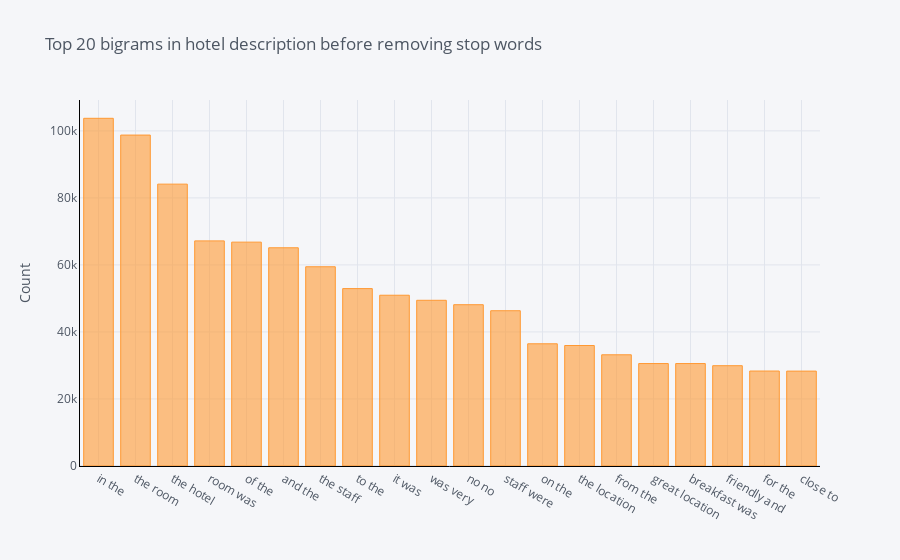

Notebook source saved alongside this figure:
### Markdown cell above
## Bi-gram Text Visualisation
### Without Stopwords

### Code cell
# bi-gram without stop words

common_words = get_top_n_words(hotel_review['review_text'], 20,y=(2,2))
df3 = pd.DataFrame(common_words, columns = ['review_text' , 'count'])
df3.groupby('review_text').sum()['count'].sort_values(ascending=False).iplot(kind='bar', yTitle='Count', linecolor='black', title='Top 20 bigrams in hotel description before removing stop words')

### Figure 1 — Plotly figure (JSON) as saved in the notebook; plotly's stock layout.template omitted (floating-point values rounded to 4 significant figures)
{"data": [{"marker": {"color": "rgba(255, 153, 51, 0.6)", "line": {"color": "rgba(255, 153, 51, 1.0)", "width": 1}}, "name": "count", "orientation": "v", "text": "", "type": "bar", "x": ["in the", "the room", "the hotel", "room was", "of the", "and the", "the staff", "to the", "it was", "was very", "no no", "staff were", "on the", "the location", "from the", "great location", "breakfast was", "friendly and", "for the", "close to"], "y": [103751, 98746, 84106, 67170, 66797, 65117, 59455, 52935, 50956, 49446, 48127, 46334, 36466, 35955, 33183, 30571, 30569, 29930, 28342, 28317]}], "layout": {"legend": {"bgcolor": "#F5F6F9", "font": {"color": "#4D5663"}}, "paper_bgcolor": "#F5F6F9", "plot_bgcolor": "#F5F6F9", "title": {"font": {"color": "#4D5663"}, "text": "Top 20 bigrams in hotel description before removing stop words"}, "xaxis": {"gridcolor": "#E1E5ED", "linecolor": "black", "showgrid": true, "tickfont": {"color": "#4D5663"}, "title": {"font": {"color": "#4D5663"}, "text": ""}, "zerolinecolor": "#E1E5ED"}, "yaxis": {"gridcolor": "#E1E5ED", "linecolor": "black", "showgrid": true, "tickfont": {"color": "#4D5663"}, "title": {"font": {"color": "#4D5663"}, "text": "Count"}, "zerolinecolor": "#E1E5ED"}}}
